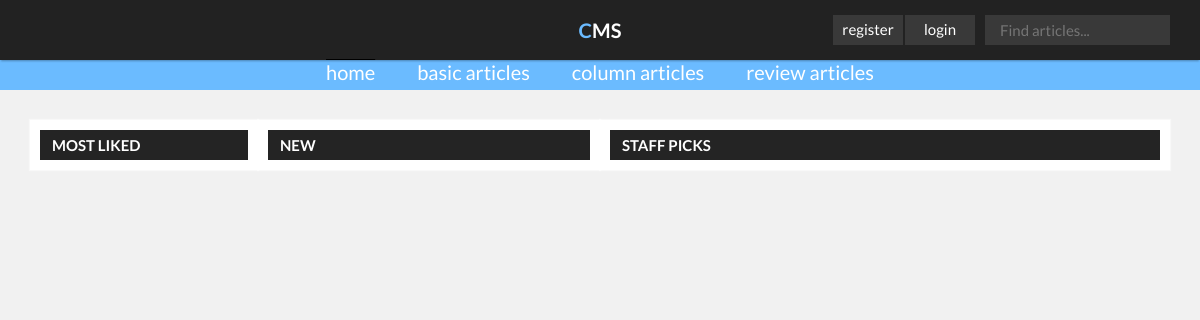
Page /index.php?page=home on the earlier database version.
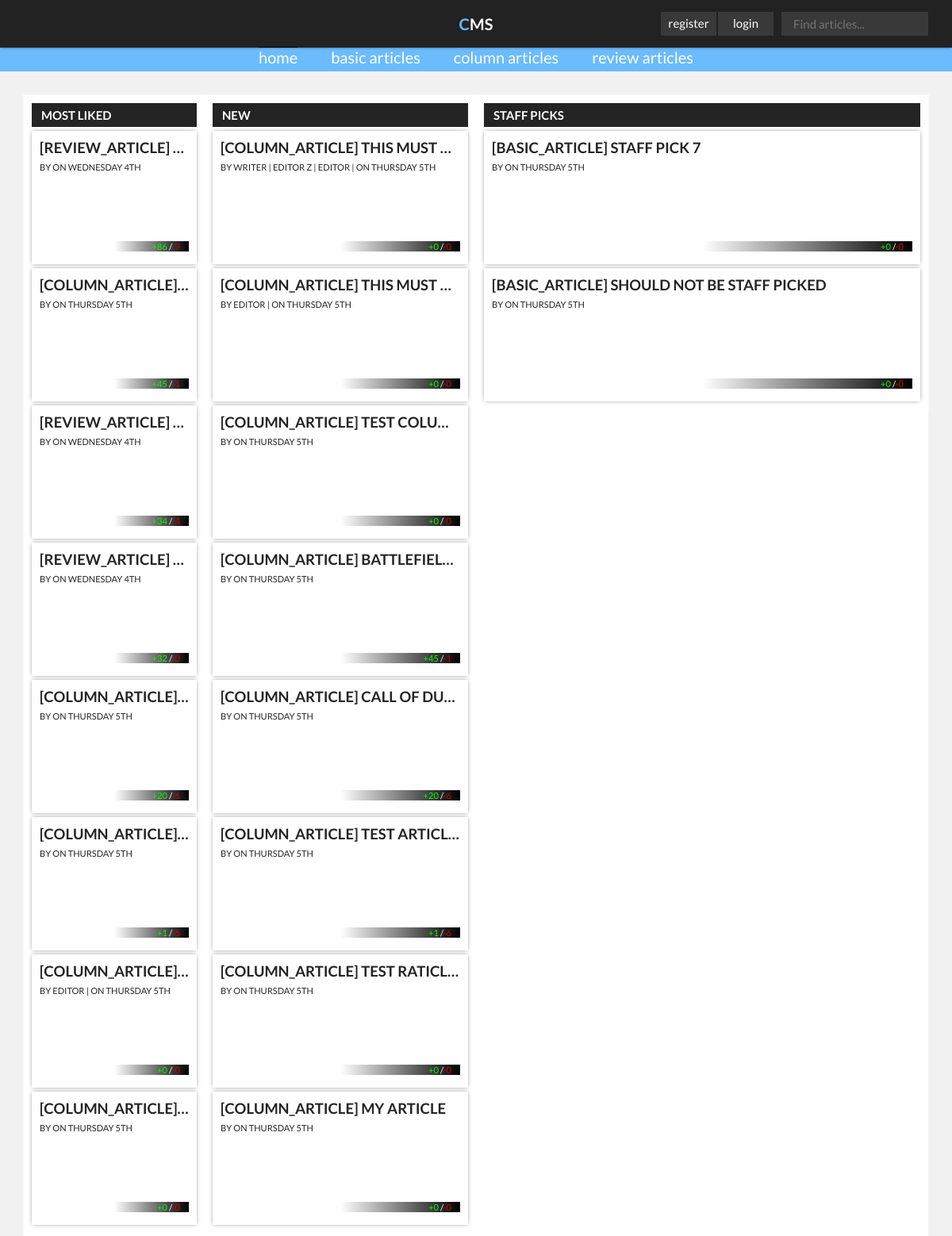
Same page on the later database version.
### tables this page shows
CREATE TABLE IF NOT EXISTS `articles` (
  `article_id` int(6) NOT NULL AUTO_INCREMENT,
  `article_title` varchar(100) NOT NULL,
  `article_content` text NOT NULL,
  `article_timestamp` int(11) NOT NULL,
  `article_image` varchar(255) NOT NULL,
  `article_status` varchar(30) NOT NULL,
  `article_type` varchar(30) NOT NULL,
  `article_staff_pick` tinyint(4) DEFAULT '0',
  PRIMARY KEY (`article_id`)
);

CREATE TABLE IF NOT EXISTS `article_likes` (
  `article_like_id` int(6) NOT NULL AUTO_INCREMENT,
  `article_like_amount` int(6) NOT NULL DEFAULT '0',
  `article_id` int(6) NOT NULL,
  PRIMARY KEY (`article_like_id`),
  KEY `article_id` (`article_id`)
);

CREATE TABLE IF NOT EXISTS `article_dislikes` (
  `article_dislike_id` int(6) NOT NULL AUTO_INCREMENT,
  `article_dislike_amount` int(6) NOT NULL,
  `article_id` int(6) NOT NULL,
  PRIMARY KEY (`article_dislike_id`),
  KEY `article_id` (`article_id`)
);

CREATE TABLE IF NOT EXISTS `users` (
  `user_id` int(6) NOT NULL AUTO_INCREMENT,
  `user_name` varchar(255) NOT NULL,
  `user_password` varchar(255) NOT NULL,
  `user_role` varchar(30) NOT NULL,
  PRIMARY KEY (`user_id`)
);

### views/AUView.php (called while the page is built, shortened)
<?php
class AUView {
    private $articlesModel;
    public function __construct( $controller, $articlesModel, $usersModel ){
        $this->articlesModel    = $articlesModel;
    }
    public function output_home_articles(){
        include 'html/header.html.php';
        $most_liked_articles = $this->articlesModel->getMostLikedArticles();
        $newest_articles = $this->articlesModel->getNewestArticles();
        $staff_picked_articles = (array)$this->articlesModel->getStaffPickedArticles();
        include 'html/home.html.php';
        include 'html/footer.html.php';
    }
}
 ?>

### models/ArticlesModel.php (called while the page is built, shortened)
<?php
include_once "config/connection.php";
include_once "models/Article.php";
class ArticlesModel {
    public function getLikes( $article_id ) {
        global $pdo;
        $query = $pdo->prepare("SELECT article_like_amount FROM article_likes WHERE article_id = ? ");
        $query->bindValue(1, $article_id);
        $query->execute();
        $article_like_amount = $query->fetchColumn();
        return $article_like_amount;
    }
    public function getDislikes( $article_id ) {
        global $pdo;
        $query = $pdo->prepare("SELECT article_dislike_amount FROM article_dislikes WHERE article_id = ? ");
        $query->bindValue(1, $article_id);
        $query->execute();
        $article_dislike_amount = $query->fetchColumn();
        return $article_dislike_amount;
    }
    public function getArticleAuthors( $article_id ) {
        global $pdo;
        $query = $pdo->prepare("
          SELECT U.user_name
          FROM users U
          INNER JOIN article_authors  AU ON U.user_id = AU.user_id
          WHERE AU.article_id = ?");
        $query->bindValue(1, $article_id);
        $query->execute();
        $article_authors = $query->fetchAll();
        return $article_authors;
    }
    public function getMostLikedArticles() {
        global $pdo;
        $query = $pdo->prepare("
                                SELECT a . *
                                FROM articles AS a
                                JOIN article_likes AS al ON al.article_id = a.article_id
                                ORDER BY al.article_like_amount DESC
                                LIMIT 0 , 10
        ");
        $query->execute();
        $rows = $query->fetchAll();
        foreach($rows as $row){
            $article = new Article(
               $row['article_id']
               ,$row['article_title']
               ,$row['article_content']
               ,$row['article_timestamp']
               ,$row['article_image']
               ,$row['article_status']
               ,$row['article_type']
               ,$row['article_staff_pick']
              );
            $most_liked_articles[] = $article;
        }
        return $most_liked_articles;
    }
    public function getNewestArticles() {
        global $pdo;
        $query = $pdo->prepare("
                                SELECT a . *
                                FROM articles AS a
                                ORDER BY a.article_timestamp DESC
                                LIMIT 0 , 10
        ");
        $query->execute();
        $rows = $query->fetchAll();
        foreach($rows as $row){
            $article = new Article(
               $row['article_id']
               ,$row['article_title']
               ,$row['article_content']
               ,$row['article_timestamp']
               ,$row['article_image']
               ,$row['article_status']
               ,$row['article_type']
               ,$row['article_staff_pick']
              );
            $newest_articles[] = $article;
        }
        return $newest_articles;
    }
    public function getStaffPickedArticles() {
        global $pdo;
        $query = $pdo->prepare("
                                SELECT a . *
                                FROM articles AS a
                                WHERE a.article_staff_pick = 1
                                ORDER BY a.article_timestamp DESC
                                LIMIT 0 , 10
        ");
        $query->execute();
        $rows = $query->fetchAll();
        foreach($rows as $row){
            $article = new Article(
               $row['article_id']
               ,$row['article_title']
               ,$row['article_content']
               ,$row['article_timestamp']
               ,$row['article_image']
               ,$row['article_status']
               ,$row['article_type']
               ,$row['article_staff_pick']
              );
            $staff_picked_articles[] = $article;
        }
        return $staff_picked_articles;
    }
}
?>

### models/article.php (called while the page is built, shortened)
<?php
	class Article {
		 public function __construct($article_id, $article_title, $article_content, $article_timestamp, $article_image, $article_status, $article_type, $article_staff_pick){
		 	$this->id = $article_id;
		 	$this->title = $article_title;
		 	$this->timestamp = $article_timestamp;
		 	$this->image = $article_image;
		 	$this->status = $article_status;
		 	$this->type = $article_type;
		 	return true;
		 }
		 public function getArticleId(){
		 	return $this->id;
		 }
		 public function getArticleTitle(){
		 	return $this->title;
		 }
		 public function getArticleTimestamp(){
		 	return $this->timestamp;
		 }
		 public function getArticleImage(){
		 	return $this->image;
		 }
		 public function getArticleStatus(){
		 	return $this->status;
		 }
		 public function getArticleType(){
		 	return $this->type;
		 }
	}
 ?>

### views/html/home.html.php (the view, shortened to what the rows shown need)
<div class="content">
    <div class="block">
        <h2>Most liked</h2>
        <ol>
            <?php foreach($most_liked_articles as $article): ?>
                <?php if( $article->getArticleStatus() == "published") { ?>
                <li>
                <a href="index.php?show=<?php echo $article->getArticleId(); ?>">
                    <h4>[<?php echo $article->getArticleType(); ?>] <?php echo $article->getArticleTitle(); ?></h4>
                    <small>by
                        <?php $article_authors = $this->articlesModel->getArticleAuthors( $article->getArticleId() ); ?>
                        <?php foreach($article_authors as $author): ?>
                            <?php print $author['user_name']; ?> |
                        <?php endforeach; ?>
                    </small>
                    <small>on <?php echo date("l jS", $article->getArticleTimestamp()); ?></small>
                    <div class="small-thumb" style="background-image: url(<?php echo $article->getArticleImage(); ?>);"></div>
                    <small class="likes-dislikes pull-right">
                        <span class="green">+<?php echo $this->articlesModel->getLikes( $article->getArticleId() ); ?></span>
                        /<span class="red">-<?php echo $this->articlesModel->getDislikes( $article->getArticleId() ); ?></span>
                    </small>
                </a>
            </li>
        <?php } ?>
    <?php endforeach; ?>
        </ol>
    </div>
    <div class="block">
        <h2>New</h2>
        <ol>
            <?php foreach($newest_articles as $article): ?>
                <?php if( $article->getArticleStatus() == "published") { ?>
                <li>
                <a href="index.php?show=<?php echo $article->getArticleId(); ?>">
                    <h4>[<?php echo $article->getArticleType(); ?>] <?php echo $article->getArticleTitle(); ?></h4>
                    <small>by
                        <?php $article_authors = $this->articlesModel->getArticleAuthors( $article->getArticleId() ); ?>
                        <?php foreach($article_authors as $author): ?>
                            <?php print $author['user_name']; ?> |
                        <?php endforeach; ?>
                    </small>
                    <small>on <?php echo date("l jS", $article->getArticleTimestamp()); ?></small>
                    <div class="small-thumb" style="background-image: url(<?php echo $article->getArticleImage(); ?>);"></div>
                    <small class="likes-dislikes pull-right">
                        <span class="green">+<?php echo $this->articlesModel->getLikes( $article->getArticleId() ); ?></span>
                        /<span class="red">-<?php echo $this->articlesModel->getDislikes( $article->getArticleId() ); ?></span>
                    </small>
                </a>
                </li>
                <?php } ?>
            <?php endforeach; ?>
        </ol>
    </div>
    <div class="block">
        <h2>Staff picks</h2>
        <ol>
            <?php foreach($staff_picked_articles as $article): ?>
                <?php if( $article->getArticleStatus() == "published") { ?>
                <li>
                <a href="index.php?show=<?php echo $article->getArticleId(); ?>">
                    <h4>[<?php echo $article->getArticleType(); ?>] <?php echo $article->getArticleTitle(); ?></h4>
                    <small>by
                    </small>
                    <small>on <?php echo date("l jS", $article->getArticleTimestamp()); ?></small>
                    <div class="small-thumb" style="background-image: url(<?php echo $article->getArticleImage(); ?>);"></div>
                    <small class="likes-dislikes pull-right">
                        <span class="green">+<?php echo $this->articlesModel->getLikes( $article->getArticleId() ); ?></span>
                        /<span class="red">-<?php echo $this->articlesModel->getDislikes( $article->getArticleId() ); ?></span>
                    </small>
                </a>
            </li>
        <?php } ?>
    <?php endforeach; ?>
        </ol>
    </div>
</div>

Differences in the rows shown:
added articles: article_type "REVIEW_ARTICLE", article_timestamp "WEDNESDAY 4TH", article_id.article_like_amount "86", article_id.article_dislike_amount "9", shown under "MOST LIKED"
added articles: article_type "COLUMN_ARTICLE", article_timestamp "THURSDAY 5TH", article_id.article_like_amount "45", article_id.article_dislike_amount "1", article_title "BATTLEFIEL…"
added articles: article_type "REVIEW_ARTICLE", article_timestamp "WEDNESDAY 4TH", article_id.article_like_amount "34", article_id.article_dislike_amount "4", shown under "MOST LIKED"
added articles: article_type "REVIEW_ARTICLE", article_timestamp "WEDNESDAY 4TH", article_id.article_like_amount "32", article_id.article_dislike_amount "0", shown under "MOST LIKED"
added articles: article_type "COLUMN_ARTICLE", article_timestamp "THURSDAY 5TH", article_id.article_like_amount "20", article_id.article_dislike_amount "6", article_title "CALL OF DU…"
added articles: article_type "COLUMN_ARTICLE", article_timestamp "THURSDAY 5TH", article_id.article_like_amount "1", article_id.article_dislike_amount "6", article_title "TEST ARTICL…"
added articles: article_type "COLUMN_ARTICLE", article_timestamp "THURSDAY 5TH", article_id.article_like_amount "0", article_id.article_dislike_amount "0", article_title "THIS MUST…"
added users: user_name "EDITOR"
added articles: article_type "COLUMN_ARTICLE", article_timestamp "THURSDAY 5TH", article_id.article_like_amount "0", article_id.article_dislike_amount "0", article_title "TEST COLU…"
added articles: article_type "COLUMN_ARTICLE", article_title "THIS MUST…", article_timestamp "THURSDAY 5TH", article_id.article_like_amount "0", article_id.article_dislike_amount "0", shown under "NEW"
added users: user_name "WRITER", shown under "COLUMN_ARTICLE"
added users: user_name "EDITOR Z", shown under "COLUMN_ARTICLE"
added articles: article_type "COLUMN_ARTICLE", article_title "TEST RATICL…", article_timestamp "THURSDAY 5TH", article_id.article_like_amount "0", article_id.article_dislike_amount "0", shown under "NEW"
added articles: article_type "COLUMN_ARTICLE", article_title "MY ARTICLE", article_timestamp "THURSDAY 5TH", article_id.article_like_amount "0", article_id.article_dislike_amount "0", shown under "NEW"
added articles: article_type "BASIC_ARTICLE", article_title "STAFF PICK 7", article_timestamp "THURSDAY 5TH", article_id.article_like_amount "0", article_id.article_dislike_amount "0", shown under "STAFF PICKS"
added articles: article_type "BASIC_ARTICLE", article_title "SHOULD NOT BE STAFF PICKED", article_timestamp "THURSDAY 5TH", article_id.article_like_amount "0", article_id.article_dislike_amount "0", shown under "STAFF PICKS"
